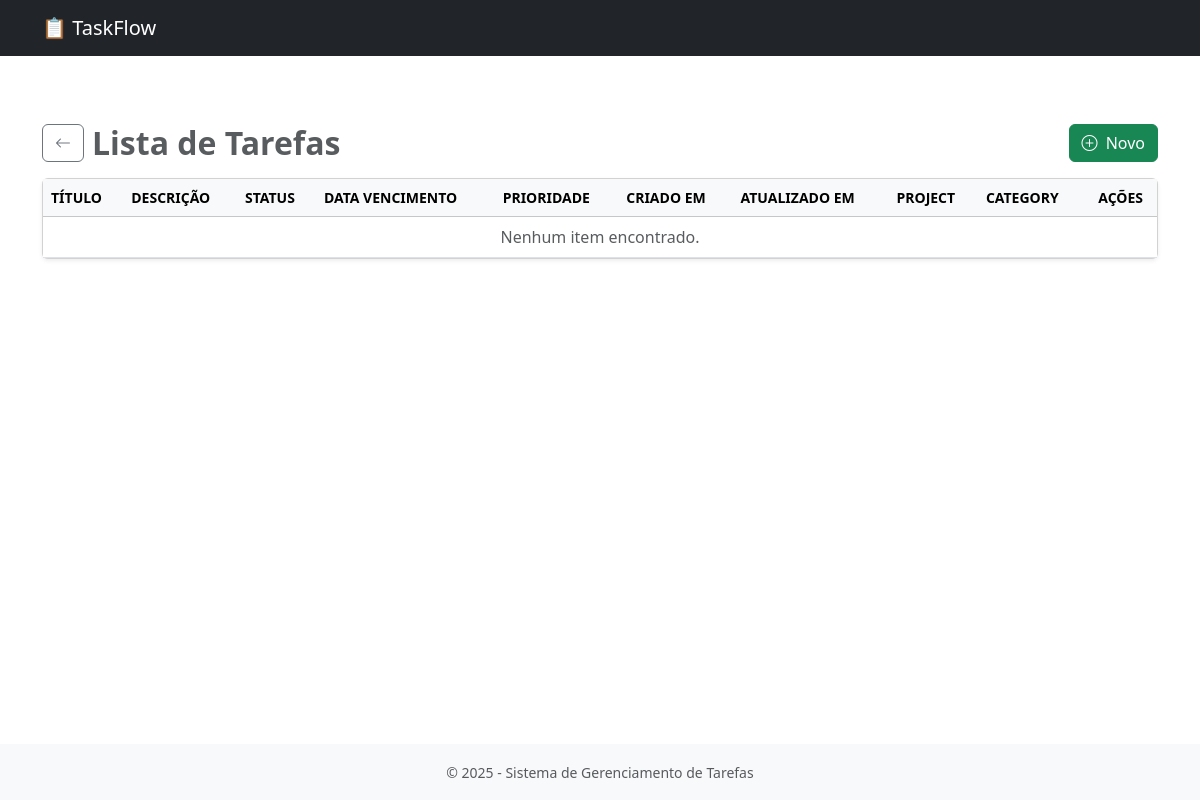
Before: /agenda/listar/tarefas/ with the older database file.
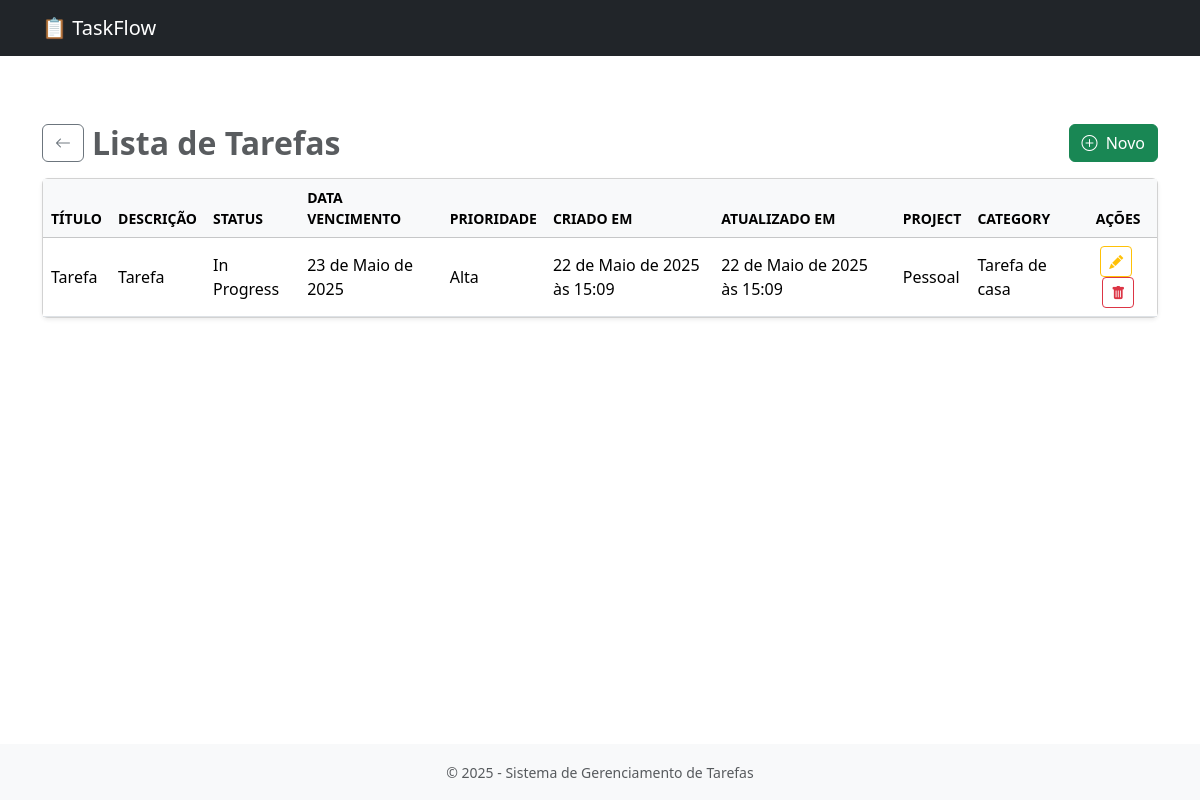
After: the same page with the newer database file.
### agenda/models.py (models this page shows, shortened)
class Task(models.Model):
    title = models.CharField(max_length=50, verbose_name="título")
    description = models.CharField(max_length=200, verbose_name="descrição", blank=True)
    status = models.CharField(max_length=20, choices=TaskStatus.choices, default=TaskStatus.PENDING)
    due_date = models.DateField(verbose_name="data vencimento")
    priority = models.CharField(max_length=30, verbose_name="prioridade")
    created_at = models.DateTimeField(verbose_name="criado em", auto_now_add=True)
    updated_at = models.DateTimeField(verbose_name="atualizado em", auto_now=True)
    project = models.ForeignKey('Project', on_delete=models.PROTECT, related_name='tasks')
    category = models.ForeignKey('Category', on_delete=models.PROTECT, related_name='tasks')
    labels = models.ManyToManyField('Label', blank=True, related_name='tasks')

class Project(models.Model):
    name = models.CharField(max_length=50, verbose_name="nome")
    description = models.CharField(max_length=200, verbose_name="descrição", blank=True)
    created_at = models.DateTimeField(verbose_name="criado em", auto_now_add=True)
    updated_at = models.DateTimeField(verbose_name="atualizado em", auto_now=True)
    def __str__(self):
        return f"{self.name}"

class Category(models.Model):
    name = models.CharField(max_length=50, verbose_name="nome")
    description = models.CharField(max_length=200, verbose_name="descrição", blank=True)
    def __str__(self):
        return f"{self.name}"

### agenda/views.py (the view)
# urls.py: path("listar/tarefas/", TaskList.as_view(), name="listar-tarefas"),
class TaskList(ListView):
    model = Task
    template_name = "agendas/lista.html"
    extra_context = {
        "titulo": "Lista de Tarefas",
        "campos": [
            {"name": f.name, "label": f.verbose_name.title()}
            for f in Task._meta.fields if f.name != "id"
        ],
        "model_name": "tarefa"
    }

### agenda/templatetags/custom_tags.py (called while the page is built)
@register.filter
def get_attribute(obj, attr):
    return getattr(obj, attr, "")

### agenda/templates/agendas/lista.html (shortened to what this page needs)
{% extends "paginasweb/modelos/base.html" %}
{% load custom_tags %}
{% block header %}
<div class="d-flex justify-content-between align-items-center mt-4 mb-3">
    <div class="d-flex align-items-center gap-2">
        <a href="{% url 'index' %}" class="btn btn-outline-secondary" title="Voltar para o início">
            <i class="bi bi-arrow-left"></i>
        </a>
        <h2 class="fw-bold text-muted mb-0">{{ titulo }}</h2>
    </div>
    <a href="{% url 'cadastrar-'|add:model_name %}" class="btn btn-success">
        <i class="bi bi-plus-circle me-1"></i> Novo
    </a>
</div>
{% endblock %}
{% block conteudo %}
<div class="card shadow-sm mb-5">
    <div class="card-body p-0">
        <div class="table-responsive">
            <table class="table table-hover align-middle mb-0">
                <thead class="table-light">
                    <tr>
                        {% for campo in campos %}
                            <th class="text-uppercase small fw-bold">{{ campo.label }}</th>
                        {% endfor %}
                        <th class="text-center text-uppercase small fw-bold">Ações</th>
                    </tr>
                </thead>
                <tbody>
                    {% for obj in object_list %}
                        <tr>
                            {% for campo in campos %}
                                <td>{{ obj|get_attribute:campo.name }}</td>
                            {% endfor %}
                            <td class="text-center">
                                <a href="{% url 'editar-'|add:model_name obj.pk %}" class="btn btn-sm btn-outline-warning me-1" title="Editar">
                                    <i class="bi bi-pencil-fill"></i>
                                </a>
                                <button class="btn btn-sm btn-outline-danger" data-bs-toggle="modal" data-bs-target="#modalExcluir{{ obj.pk }}" title="Excluir">
                                    <i class="bi bi-trash-fill"></i>
                                </button>
                            </td>
                        </tr>
                    {% empty %}
                        <tr>
                            <td colspan="{{ campos|length|add:'1' }}" class="text-center text-muted">Nenhum item encontrado.</td>
                        </tr>
                    {% endfor %}
                </tbody>
            </table>
        </div>
    </div>
</div>
{% endblock %}

### paginasweb/templates/paginasweb/modelos/base.html (shortened to what this page needs)
<!DOCTYPE html>
<html lang="pt-br">
<head>
  <link href="https://cdn.jsdelivr.net/npm/bootstrap@5.3.2/dist/css/bootstrap.min.css" rel="stylesheet" />
  <link href="https://cdn.jsdelivr.net/npm/bootstrap-icons@1.10.5/font/bootstrap-icons.css" rel="stylesheet" />
</head>
<body class="d-flex flex-column min-vh-100">
  <nav class="navbar navbar-dark bg-dark fixed-top">
    <div class="container">
      <a class="navbar-brand" href="{% url 'index' %}">📋 TaskFlow</a>
    </div>
  </nav>
  <main class="flex-grow-1 container" style="padding-top: 100px;">
    {% block header %}{% endblock %}
    {% block conteudo %}{% endblock %}
  </main>
  <footer class="bg-light text-center text-muted py-3 mt-auto">
    <small>&copy; 2025 - Sistema de Gerenciamento de Tarefas</small>
  </footer>
</body>
</html>

### paginasweb/templates/paginasweb/modelos/base.html (style rules this page uses)
html, body { height: 100%; margin: 0; }

Changed rows visible on the page:
added Task: campos "Tarefa" "Tarefa" "In Progress" "23 de Maio de 2025" "Alta" "22 de Maio de 2025 às 15:09" "22 de Maio de 2025 às 15:09" "Pessoal" "Tarefa de casa"
Other visible differences:
text no longer shown: "Nenhum item encontrado."
